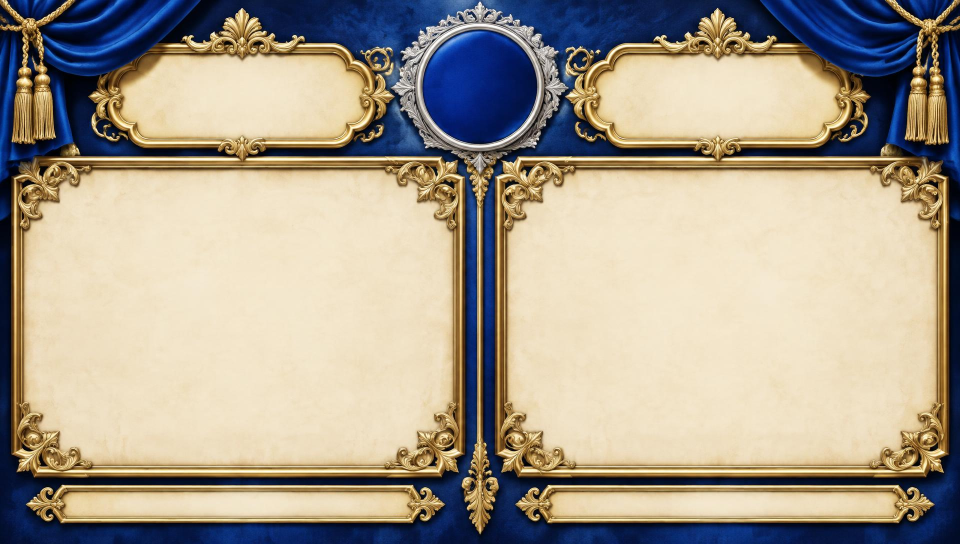
#> input picture src/tv/assets/illustrated/curtain.jpg, 1920 x 1088 px (shown at 1/2 size)
$ python tv-frame-pictures.py
#> lines starting #> are read from the running program, lines starting #| are printed output that depends on the picture
"""
Cuts the ready-made frame pictures out of the painted boards.

    python scripts/tv-frame-pictures.py

The painted boards (src/tv/assets/illustrated) were one picture each, wall
and frames together. Their frames are worth keeping on their own: a picture
of a frame is laid on any panel with CSS border-image, which keeps the four
corners whole and stretches the edges between them - so the corners have to
be the ornaments, and the edges plain enough to stretch.

Each frame picture here is assembled, not simply cropped: the four corners
are taken as they are, the straight edges between them are squeezed into
place, and the middle is the painting's own parchment. That makes a square
picture whose corners are all the same size, so one slice number (the
`slice` below, in percent) fits all four.

Re-run after changing a recipe, then commit the pictures.
"""
from pathlib import Path

from PIL import Image

ROOT = Path(__file__).resolve().parent.parent
PAINTINGS = ROOT / "src" / "tv" / "assets" / "illustrated"
OUT = ROOT / "src" / "tv" / "assets" / "frames"

# name -> (painting, the frame's box (x0, y0, x1, y1), corner size, a box of plain parchment, output size)
RECIPES = {
    # The large gold frame of the curtain board, its corners carved scrolls.
    "gold-ornate": ("curtain.jpg", (28, 314, 923, 950), 190, (300, 560, 650, 720), 600),
    # The carved walnut border around the whole wood board, gold rosettes at its corners.
    "carved-wood": ("wood.jpg", (0, 0, 1920, 1088), 97, (400, 110, 1500, 225), 400),
}


def assemble(painting: str, box, corner: int, plain, size: int) -> Image.Image:
#> called with painting = 'curtain.jpg', box = (28, 314, 923, 950), corner = 190, plain = (300, 560, 650, 720), size = 600
    im = Image.open(PAINTINGS / painting).convert("RGB")
#> im is the input picture: PIL image 1920x1088 RGB; mean R, G, B 167.8, 158, 141.8
    x0, y0, x1, y1 = box
    c = corner
    mid = size - 2 * c
    out = Image.new("RGB", (size, size))
#> out: PIL image 600x600 RGB; every value is 0
    # The middle first, so the edges and corners lie over it.
    out.paste(im.crop(plain).resize((mid, mid), Image.LANCZOS), (c, c))
    # Corners, whole.
    out.paste(im.crop((x0, y0, x0 + c, y0 + c)), (0, 0))
    out.paste(im.crop((x1 - c, y0, x1, y0 + c)), (size - c, 0))
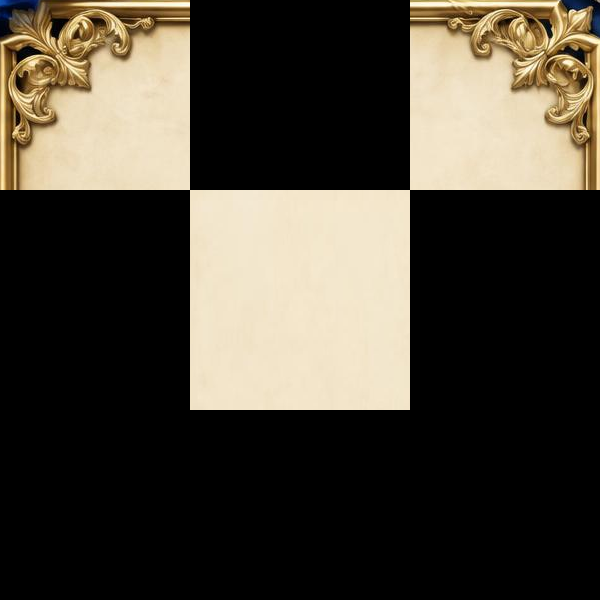
#> out: PIL image 600x600 RGB; mean R, G, B 72.3, 66.3, 55.1
    out.paste(im.crop((x0, y1 - c, x0 + c, y1)), (0, size - c))
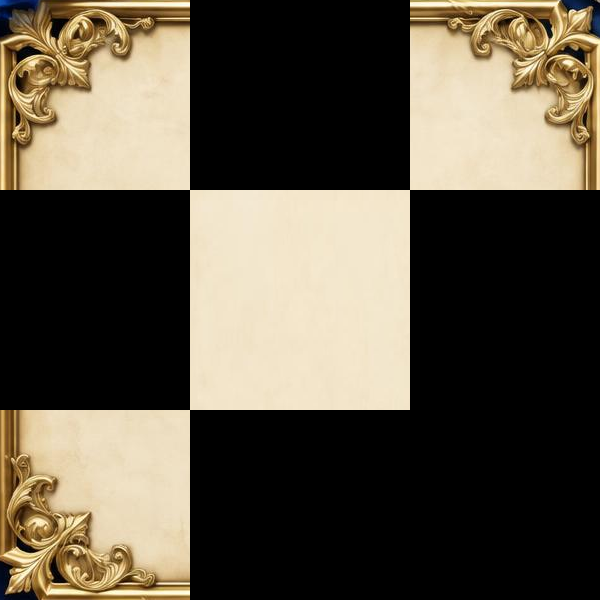
#> out: PIL image 600x600 RGB; mean R, G, B 92.4, 84, 68.8
    out.paste(im.crop((x1 - c, y1 - c, x1, y1)), (size - c, size - c))
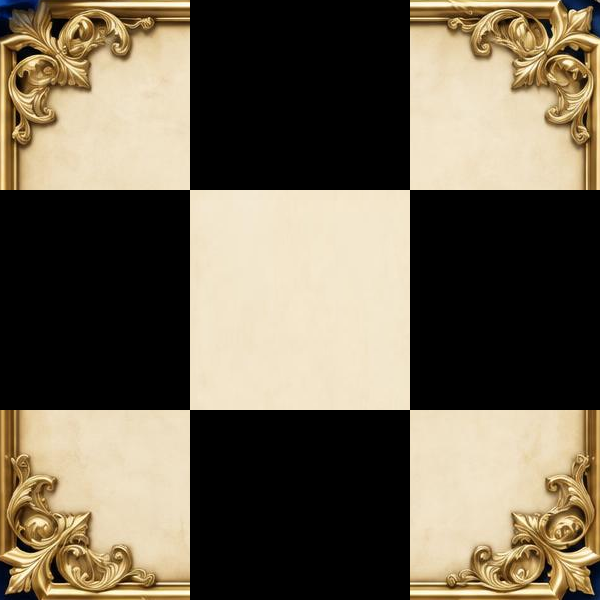
#> out: PIL image 600x600 RGB; mean R, G, B 112.9, 102.3, 83.2
    # Edges, squeezed along their length only.
    out.paste(im.crop((x0 + c, y0, x1 - c, y0 + c)).resize((mid, c), Image.LANCZOS), (c, 0))
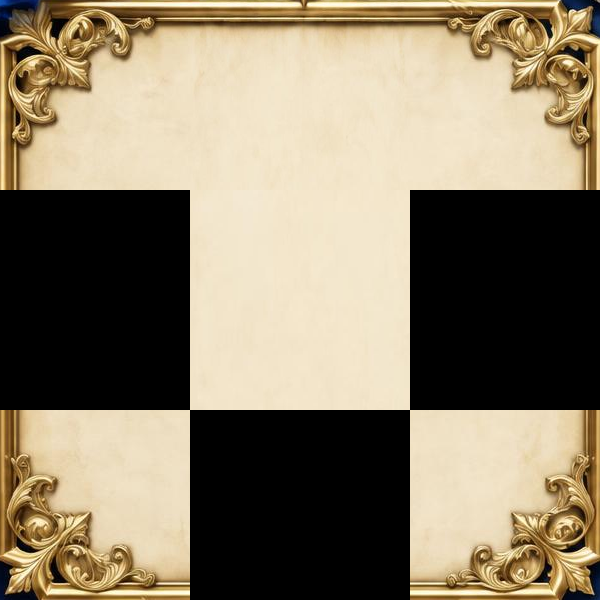
#> out: PIL image 600x600 RGB; mean R, G, B 139.5, 126.9, 104.1
    out.paste(im.crop((x0 + c, y1 - c, x1 - c, y1)).resize((mid, c), Image.LANCZOS), (c, size - c))
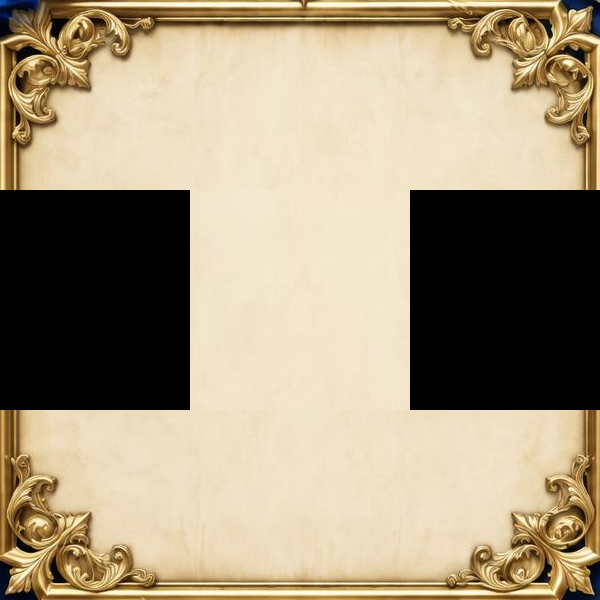
#> out: PIL image 600x600 RGB; mean R, G, B 166.5, 152, 125.3
    out.paste(im.crop((x0, y0 + c, x0 + c, y1 - c)).resize((c, mid), Image.LANCZOS), (0, c))
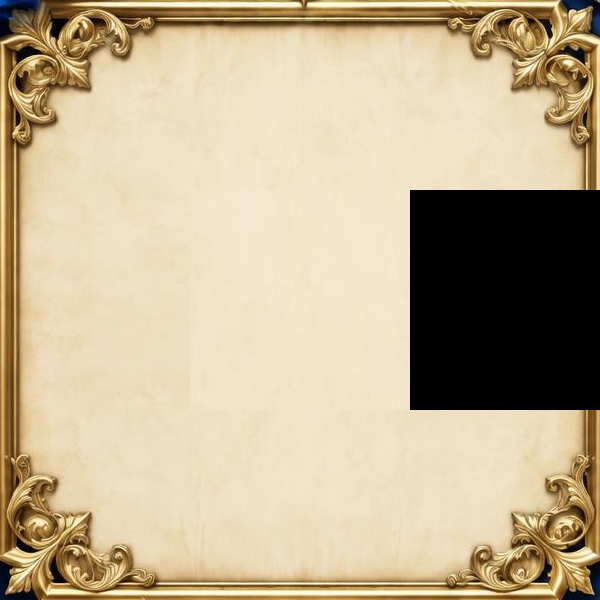
#> out: PIL image 600x600 RGB; mean R, G, B 193, 176.3, 145.6
    out.paste(im.crop((x1 - c, y0 + c, x1, y1 - c)).resize((c, mid), Image.LANCZOS), (size - c, c))
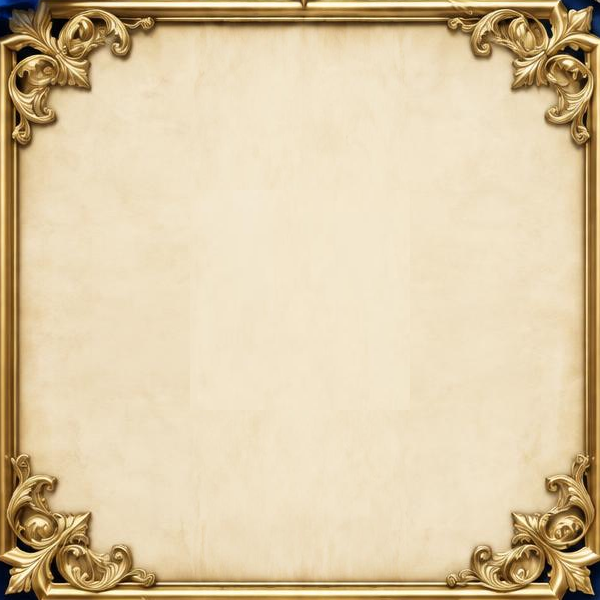
#> out: PIL image 600x600 RGB; mean R, G, B 219.9, 201.2, 166.6
    return out


def main() -> None:
    OUT.mkdir(parents=True, exist_ok=True)
    for name, (painting, box, corner, plain, size) in RECIPES.items():
        pic = assemble(painting, box, corner, plain, size)
        path = OUT / f"{name}.jpg"
        pic.save(path, quality=86, optimize=True)
#> (the run stopped early here; a loop or call above may not have finished)

$ run again, with src/tv/assets/illustrated/wood.jpg copied over src/tv/assets/illustrated/curtain.jpg
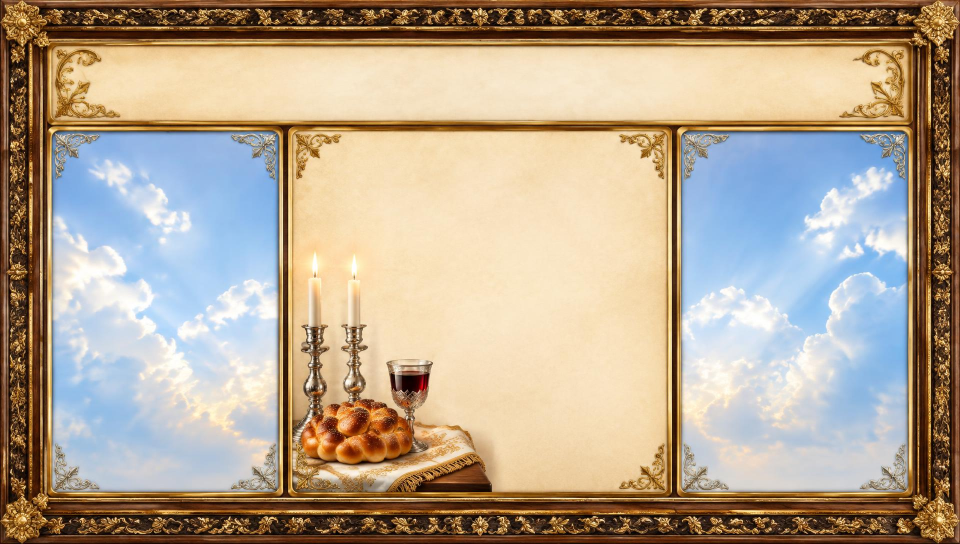
#> input picture src/tv/assets/illustrated/wood.jpg, 1920 x 1088 px (shown at 1/2 size)
#> in assemble, im is the input picture: PIL image 1920x1088 RGB; mean R, G, B 181.1, 164.9, 144.5
#> in assemble, `out.paste(im.crop((x0, y0 + c, x0 + c, y1 - c)).resize((c, mid), Image..`:
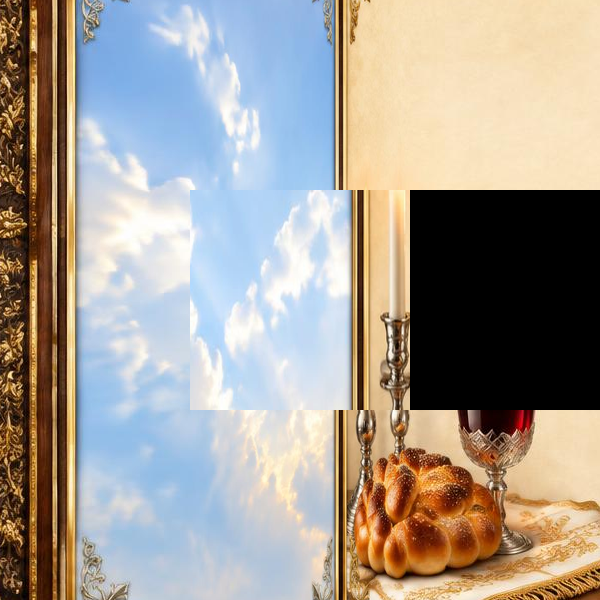
#> out: PIL image 600x600 RGB; mean R, G, B 164.2, 156.6, 147.8
#> in assemble, `out.paste(im.crop((x1 - c, y0 + c, x1, y1 - c)).resize((c, mid), Image..`:
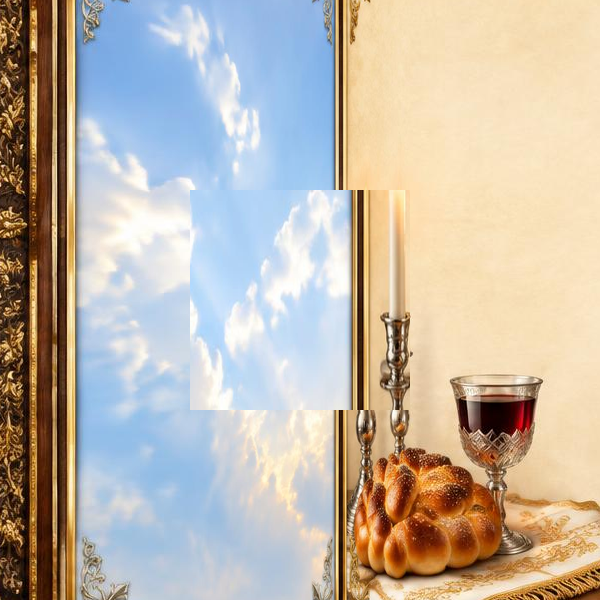
#> out: PIL image 600x600 RGB; mean R, G, B 192.2, 181.7, 168.7
